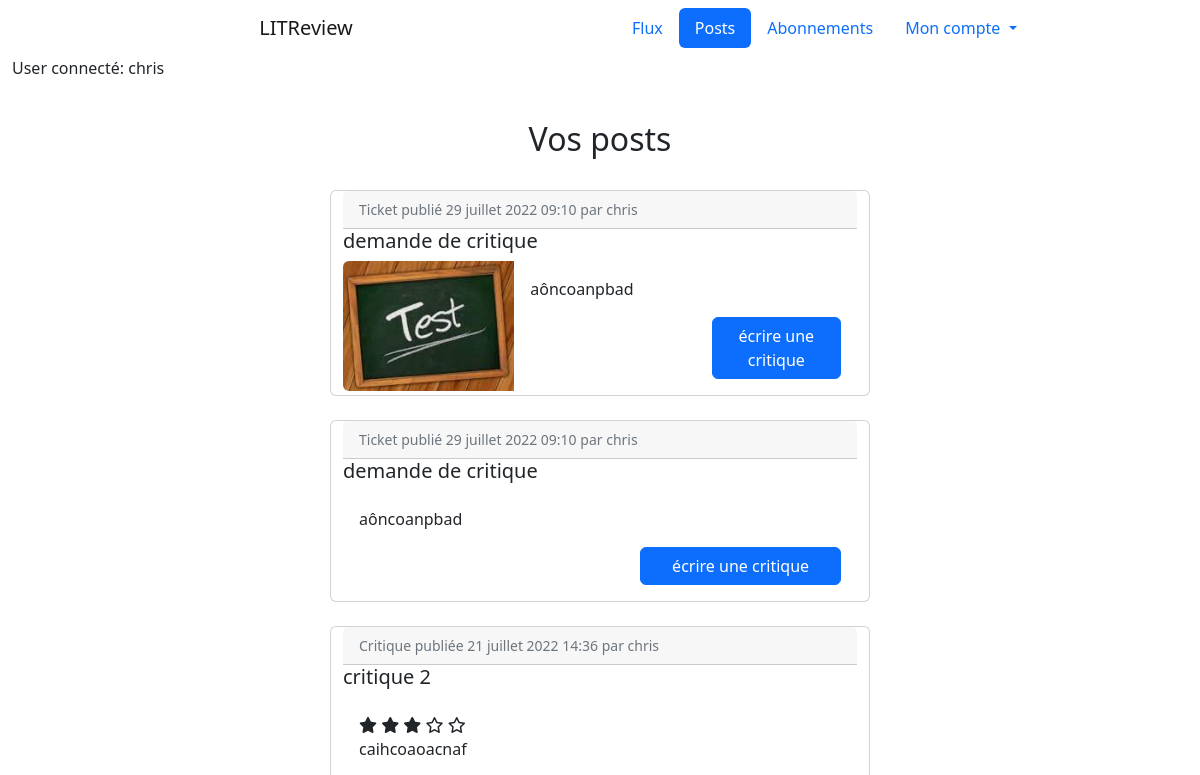
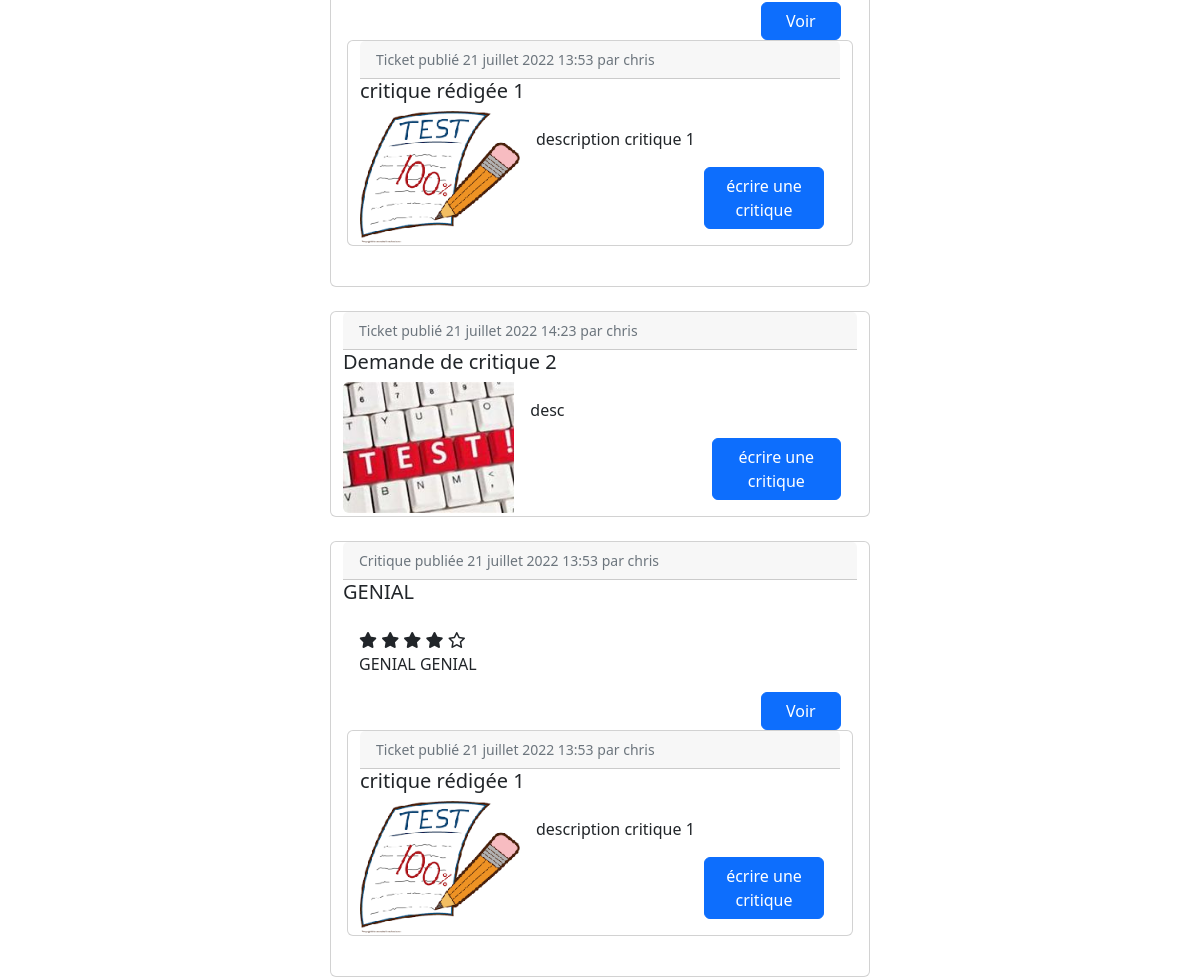
Page /posts/ (signed in, upper part) on the earlier database version (2 pictures, top to bottom).
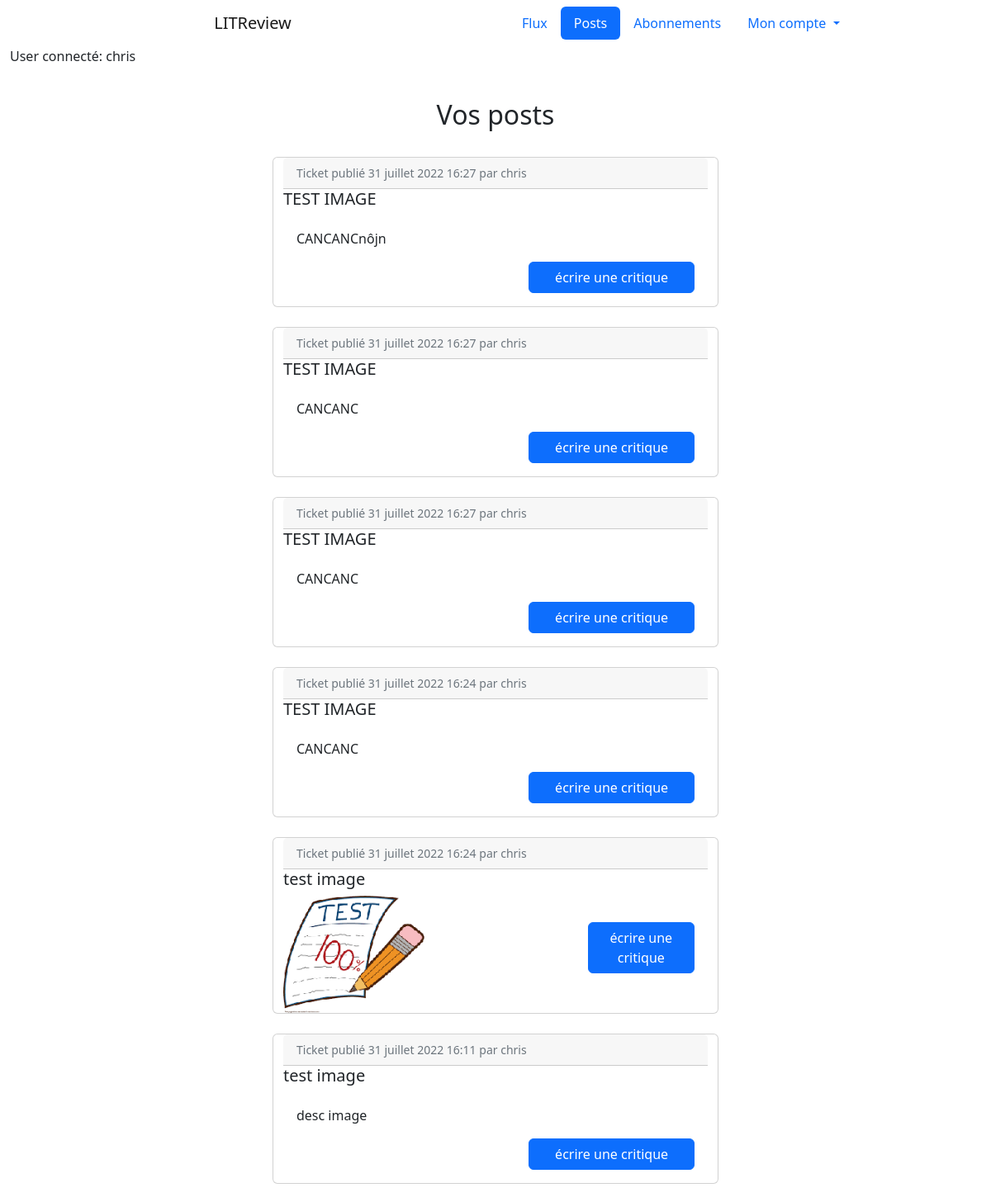
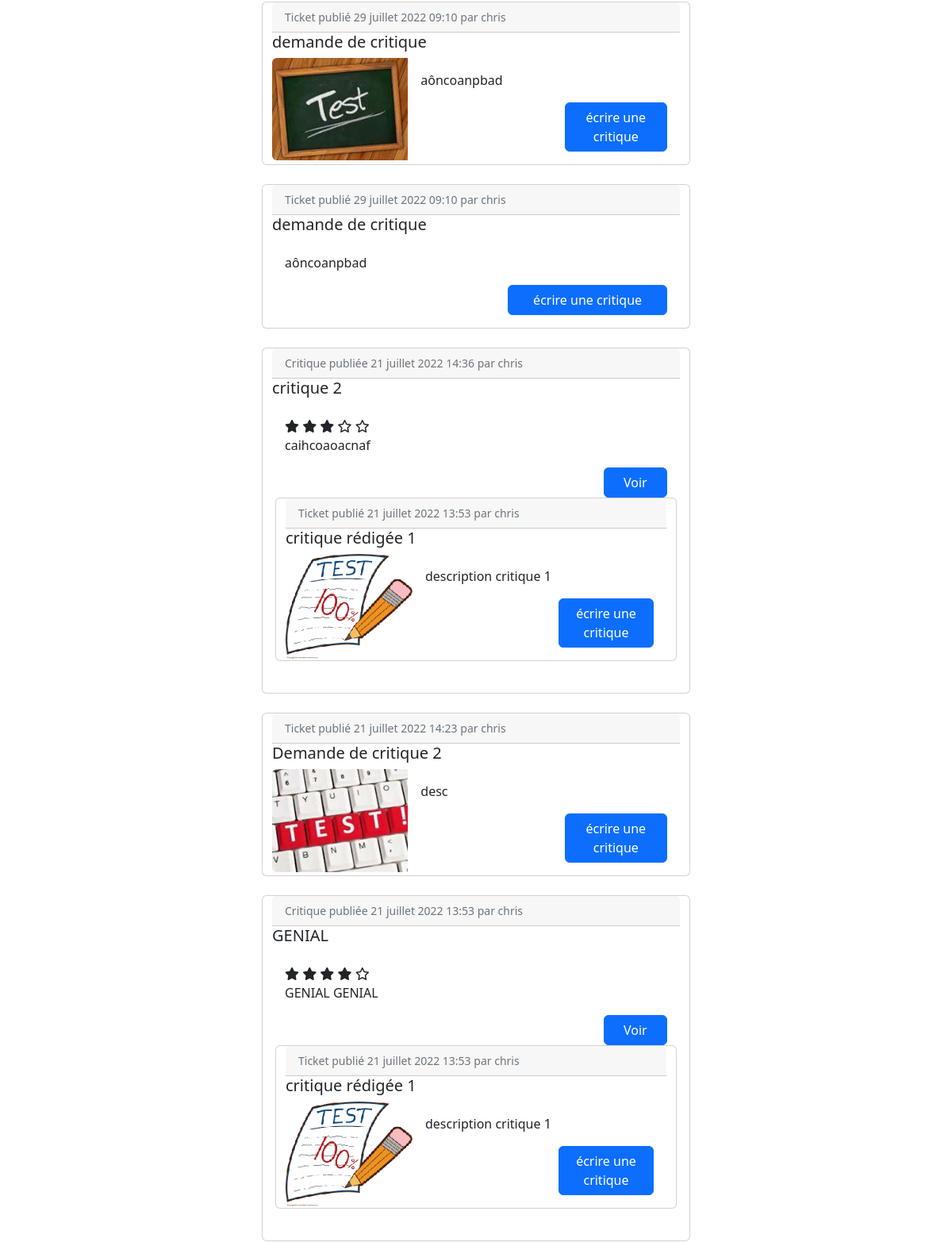
Same page on the later database version (2 pictures, top to bottom).
### reviews/models.py (models this page shows, shortened)
class Ticket(models.Model):
    title = models.fields.CharField(max_length=128)
    description = models.fields.TextField(max_length=2048, blank=True)
    image = models.ImageField(null=True, blank=True)
    time_created = models.DateTimeField(auto_now_add=True)
    last_edited = models.DateTimeField(auto_now_add=True, null=True)
    user = models.ForeignKey(settings.AUTH_USER_MODEL, null=True, on_delete=models.CASCADE)
    IMAGE_MAX_SIZE = (200, 200)

class Review(models.Model):
    class Rating(models.IntegerChoices):
        ZERO = 0
        ONE = 1
        TWO = 2
        THREE = 3
        FOUR = 4
        FIVE = 5
    ticket = models.ForeignKey(Ticket, on_delete=models.CASCADE)
    headline = models.fields.CharField(max_length=128)
    body = models.fields.TextField(max_length=8192, blank=True)
    rating = models.fields.IntegerField(choices=Rating.choices, default=0)
    time_created = models.DateTimeField(auto_now_add=True)
    last_edited = models.DateTimeField(auto_now_add=True, null=True)
    user = models.ForeignKey(settings.AUTH_USER_MODEL, on_delete=models.CASCADE)

### authentication/models.py (models this page shows)
class User(AbstractUser):
    follows = models.ManyToManyField(
        'self',
        symmetrical=False,
        verbose_name='Utilisateurs suivis: ',
        through='UserFollows',
        related_name='followed_users'
    )
    followers = models.ManyToManyField(
        'self',
        symmetrical=False,
        verbose_name='Utilisateurs abonnés: ',
        through='UserFollowing',
        related_name='followed_by'
    )

### reviews/views.py (the view)
# urls.py: path('posts/', reviews.views.posts, name='posts')
@login_required
def posts(request):
    tickets = models.Ticket.objects.filter(Q(user=request.user))
    reviews = models.Review.objects.filter(Q(user=request.user))
    posts = sorted(
        chain(tickets, reviews),
        key=lambda instance: instance.time_created,
        reverse=True
    )
    return render(request, 'reviews/posts.html', {'posts':posts})

### reviews/templatetags/review_tag.py (called while the page is built)
@register.filter
def model_type(value):
    return type(value).__name__

### reviews/templates/reviews/posts.html
{% extends 'base.html' %}
{% load review_tag %}
{% block content %}
<div class="container-fluid">
    <div class="row text-center mb-4 ">
        <h2 class="mt-4">Vos posts</h2>
    </div>
    <div class="grid-container">
        {% for instance in posts %}
            {% if instance|model_type == 'Ticket' %}
               {% include 'reviews/partials/ticket_snippet.html' with ticket=instance %}
            {% elif instance|model_type == 'Review' %}
               {% include 'reviews/partials/review_snippet_with_ticket.html' with review=instance %}
            {% endif %}
        {% endfor %}
    </div>
</div>
{% endblock content %}

### reviews/templates/reviews/partials/ticket_snippet.html
{% load review_tag %}
<div class="container-fluid">
    <div class="row justify-content-center">
        <div class="card mb-4" style="max-width: 540px;">
          <div class="row g-0">
              <p class="card-header"><small class="text-muted">Ticket publié {{ ticket.time_created }}
                    par {{ ticket.user}}</small></p>
              <h5 class="card-title">{{ ticket.title }}</h5>
              {% if ticket.image %}
                <div class="col-md-4">
                  <img class="img-fluid rounded-start" src="{{ ticket.image.url }}">
                </div>
              {% endif %}
              <div class="card-body col-md-8">
                    <p class="card-text">{{ ticket.description }}</p>
                    <div class="text-end">
                        <a class="btn btn-primary col-5" href="{% url 'view_ticket' ticket.id %}">écrire une critique</a>
                    </div>
              </div>
          </div>
        </div>
    </div>
</div>

### reviews/templates/reviews/partials/review_snippet_with_ticket.html
{% load review_tag %}
<div class="container-fluid">
    <div class="row justify-content-center">
        <div class="card mb-4" style="max-width: 540px;">
          <div class="row g-0">
              <p class="card-header"><small class="text-muted">Critique publiée {{ review.time_created }}
                    par {{ review.user}}</small></p>
            <h5 class="card-title">{{ review.headline }}</h5>
            <div class="post card-body col-md-8">
                {% if review.rating == 0 %}
                    <i class="fa-regular fa-star"></i>
                    <i class="fa-regular fa-star"></i>
                    <i class="fa-regular fa-star"></i>
                    <i class="fa-regular fa-star"></i>
                    <i class="fa-regular fa-star"></i>
                {% elif review.rating == 1 %}
                    <i class="fa-solid fa-star"></i>
                    <i class="fa-regular fa-star"></i>
                    <i class="fa-regular fa-star"></i>
                    <i class="fa-regular fa-star"></i>
                    <i class="fa-regular fa-star"></i>
                {% elif review.rating == 2 %}
                    <i class="fa-solid fa-star"></i>
                    <i class="fa-solid fa-star"></i>
                    <i class="fa-regular fa-star"></i>
                    <i class="fa-regular fa-star"></i>
                    <i class="fa-regular fa-star"></i>
                {% elif review.rating == 3 %}
                    <i class="fa-solid fa-star"></i>
                    <i class="fa-solid fa-star"></i>
                    <i class="fa-solid fa-star"></i>
                    <i class="fa-regular fa-star"></i>
                    <i class="fa-regular fa-star"></i>
                {% elif review.rating == 4 %}
                    <i class="fa-solid fa-star"></i>
                    <i class="fa-solid fa-star"></i>
                    <i class="fa-solid fa-star"></i>
                    <i class="fa-solid fa-star"></i>
                    <i class="fa-regular fa-star"></i>
                {% elif review.rating == 5 %}
                    <i class="fa-solid fa-star"></i>
                    <i class="fa-solid fa-star"></i>
                    <i class="fa-solid fa-star"></i>
                    <i class="fa-solid fa-star"></i>
                    <i class="fa-solid fa-star"></i>
                {% endif %}
                <p class="card-text">{{ review.body }}</p>
                <div class="text-end">
                    <a class="btn btn-primary col-2" href="{% url 'view_review' review.id %}">Voir</a>
                </div>
                <div class="row">
                   {% include 'reviews/partials/ticket_snippet.html' with ticket=review.ticket %}
                </div>
            </div>
          </div>
        </div>
    </div>
</div>

Differences in the rows shown:
added Ticket: time_created "31 juillet 2022 16:27", user "chris", title "TEST IMAGE", description "CANCANCnôjn"
added Ticket: time_created "31 juillet 2022 16:27", user "chris", title "TEST IMAGE", description "CANCANC"
added Ticket: time_created "31 juillet 2022 16:27", user "chris", title "TEST IMAGE", description "CANCANC"
added Ticket: time_created "31 juillet 2022 16:24", user "chris", title "TEST IMAGE", description "CANCANC"
added Ticket: time_created "31 juillet 2022 16:24", user "chris", title "test image", image (picture)
added Ticket: time_created "31 juillet 2022 16:11", user "chris", title "test image", description "desc image"
